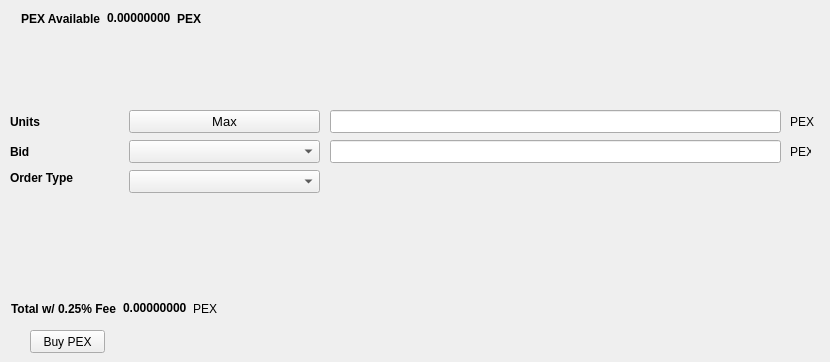
   <widget class="QWidget" name="BuyTab">
    <attribute name="title">
     <string>Buy</string>
    </attribute>
    <widget class="QPushButton" name="BuyPEX">
     <property name="geometry">
      <rect>
       <x>30</x>
       <y>330</y>
       <width>75</width>
       <height>23</height>
      </rect>
     </property>
     <property name="text">
      <string>Buy PEX</string>
     </property>
    </widget>
    <widget class="QLabel" name="label_3">
     <property name="geometry">
      <rect>
       <x>10</x>
       <y>110</y>
       <width>46</width>
       <height>23</height>
      </rect>
     </property>
     <property name="font">
      <font>
       <weight>75</weight>
       <bold>true</bold>
      </font>
     </property>
     <property name="text">
      <string>Units</string>
     </property>
    </widget>
    <widget class="QLineEdit" name="UnitsInput">
     <property name="geometry">
      <rect>
       <x>330</x>
       <y>110</y>
       <width>451</width>
       <height>23</height>
      </rect>
     </property>
     <property name="font">
      <font>
       <pointsize>9</pointsize>
       <weight>75</weight>
       <bold>true</bold>
      </font>
     </property>
    </widget>
    <widget class="QLineEdit" name="BuyBidPriceEdit">
     <property name="geometry">
      <rect>
       <x>330</x>
       <y>140</y>
       <width>451</width>
       <height>23</height>
      </rect>
     </property>
     <property name="font">
      <font>
       <pointsize>9</pointsize>
       <weight>75</weight>
       <bold>true</bold>
      </font>
     </property>
    </widget>
    <widget class="QLabel" name="label_4">
     <property name="geometry">
      <rect>
       <x>790</x>
       <y>110</y>
       <width>31</width>
       <height>23</height>
      </rect>
     </property>
     <property name="text">
      <string>PEX</string>
     </property>
    </widget>
    <widget class="QLabel" name="label_5">
     <property name="geometry">
      <rect>
       <x>790</x>
       <y>140</y>
       <width>21</width>
       <height>23</height>
      </rect>
     </property>
     <property name="text">
      <string>PEX</string>
     </property>
    </widget>
    <widget class="QLabel" name="label_6">
     <property name="geometry">
      <rect>
       <x>10</x>
       <y>140</y>
       <width>46</width>
       <height>23</height>
      </rect>
     </property>
     <property name="font">
      <font>
       <weight>75</weight>
       <bold>true</bold>
      </font>
     </property>
     <property name="text">
      <string>Bid</string>
     </property>
    </widget>
    <widget class="QLabel" name="label_7">
     <property name="geometry">
      <rect>
       <x>10</x>
       <y>170</y>
       <width>71</width>
       <height>16</height>
      </rect>
     </property>
     <property name="font">
      <font>
       <weight>75</weight>
       <bold>true</bold>
      </font>
     </property>
     <property name="text">
      <string>Order Type</string>
     </property>
    </widget>
    <widget class="QPushButton" name="Buy_Max_Amount">
     <property name="geometry">
      <rect>
       <x>129</x>
       <y>110</y>
       <width>191</width>
       <height>23</height>
      </rect>
     </property>
     <property name="font">
      <font>
       <pointsize>10</pointsize>
      </font>
     </property>
     <property name="text">
      <string>Max</string>
     </property>
    </widget>
    <widget class="QComboBox" name="BuyBidcomboBox">
     <property name="geometry">
      <rect>
       <x>129</x>
       <y>140</y>
       <width>191</width>
       <height>23</height>
      </rect>
     </property>
     <property name="font">
      <font>
       <pointsize>10</pointsize>
      </font>
     </property>
    </widget>
    <widget class="QComboBox" name="buyOrdertypeCombo">
     <property name="geometry">
      <rect>
       <x>129</x>
       <y>170</y>
       <width>191</width>
       <height>23</height>
      </rect>
     </property>
     <property name="font">
      <font>
       <pointsize>10</pointsize>
      </font>
     </property>
    </widget>
    <widget class="QWidget" name="layoutWidget">
     <property name="geometry">
      <rect>
       <x>21</x>
       <y>11</y>
       <width>180</width>
       <height>15</height>
      </rect>
     </property>
     <layout class="QHBoxLayout" name="horizontalLayout_3">
      <item>
       <widget class="QLabel" name="label232">
        <property name="font">
         <font>
          <weight>75</weight>
          <bold>true</bold>
         </font>
        </property>
        <property name="text">
         <string>PEX Available:</string>
        </property>
       </widget>
      </item>
      <item>
       <widget class="QLabel" name="EvoAvailableLbl">
        <property name="palette">
         <palette>
          <active>
           <colorrole role="WindowText">
            <brush brushstyle="SolidPattern">
             <color alpha="255">
              <red>0</red>
              <green>0</green>
              <blue>0</blue>
             </color>
            </brush>
           </colorrole>
           <colorrole role="Button">
            <brush brushstyle="SolidPattern">
             <color alpha="255">
              <red>0</red>
              <green>170</green>
              <blue>0</blue>
             </color>
            </brush>
           </colorrole>
           <colorrole role="Light">
            <brush brushstyle="SolidPattern">
             <color alpha="255">
              <red>0</red>
              <green>255</green>
              <blue>0</blue>
             </color>
            </brush>
           </colorrole>
           <colorrole role="Midlight">
            <brush brushstyle="SolidPattern">
             <color alpha="255">
              <red>0</red>
              <green>212</green>
              <blue>0</blue>
             </color>
            </brush>
           </colorrole>
           <colorrole role="Dark">
            <brush brushstyle="SolidPattern">
             <color alpha="255">
              <red>0</red>
              <green>85</green>
              <blue>0</blue>
             </color>
            </brush>
           </colorrole>
           <colorrole role="Mid">
            <brush brushstyle="SolidPattern">
             <color alpha="255">
              <red>0</red>
              <green>113</green>
              <blue>0</blue>
             </color>
            </brush>
           </colorrole>
           <colorrole role="Text">
            <brush brushstyle="SolidPattern">
             <color alpha="255">
              <red>0</red>
              <green>170</green>
              <blue>0</blue>
             </color>
            </brush>
           </colorrole>
           <colorrole role="BrightText">
            <brush brushstyle="SolidPattern">
             <color alpha="255">
              <red>255</red>
              <green>255</green>
              <blue>255</blue>
             </color>
            </brush>
           </colorrole>
           <colorrole role="ButtonText">
            <brush brushstyle="SolidPattern">
             <color alpha="255">
              <red>0</red>
              <green>0</green>
              <blue>0</blue>
             </color>
            </brush>
           </colorrole>
           <colorrole role="Base">
            <brush brushstyle="SolidPattern">
             <color alpha="255">
              <red>255</red>
              <green>255</green>
              <blue>255</blue>
             </color>
            </brush>
           </colorrole>
           <colorrole role="Window">
            <brush brushstyle="SolidPattern">
             <color alpha="255">
              <red>0</red>
              <green>170</green>
              <blue>0</blue>
             </color>
            </brush>
           </colorrole>
           <colorrole role="Shadow">
            <brush brushstyle="SolidPattern">
             <color alpha="255">
              <red>0</red>
              <green>0</green>
              <blue>0</blue>
             </color>
            </brush>
           </colorrole>
           <colorrole role="AlternateBase">
            <brush brushstyle="SolidPattern">
             <color alpha="255">
              <red>127</red>
              <green>212</green>
              <blue>127</blue>
             </color>
            </brush>
           </colorrole>
           <colorrole role="ToolTipBase">
            <brush brushstyle="SolidPattern">
             <color alpha="255">
              <red>255</red>
              <green>255</green>
              <blue>220</blue>
             </color>
            </brush>
           </colorrole>
           <colorrole role="ToolTipText">
            <brush brushstyle="SolidPattern">
             <color alpha="255">
              <red>0</red>
              <green>0</green>
              <blue>0</blue>
             </color>
            </brush>
           </colorrole>
          </active>
          <inactive>
           <colorrole role="WindowText">
            <brush brushstyle="SolidPattern">
             <color alpha="255">
              <red>0</red>
              <green>0</green>
              <blue>0</blue>
             </color>
            </brush>
           </colorrole>
           <colorrole role="Button">
            <brush brushstyle="SolidPattern">
             <color alpha="255">
              <red>0</red>
              <green>170</green>
              <blue>0</blue>
             </color>
            </brush>
           </colorrole>
           <colorrole role="Light">
            <brush brushstyle="SolidPattern">
             <color alpha="255">
              <red>0</red>
              <green>255</green>
              <blue>0</blue>
             </color>
            </brush>
           </colorrole>
           <colorrole role="Midlight">
            <brush brushstyle="SolidPattern">
             <color alpha="255">
              <red>0</red>
              <green>212</green>
              <blue>0</blue>
             </color>
            </brush>
           </colorrole>
           <colorrole role="Dark">
            <brush brushstyle="SolidPattern">
             <color alpha="255">
              <red>0</red>
              <green>85</green>
              <blue>0</blue>
             </color>
            </brush>
           </colorrole>
           <colorrole role="Mid">
            <brush brushstyle="SolidPattern">
             <color alpha="255">
              <red>0</red>
              <green>113</green>
              <blue>0</blue>
             </color>
            </brush>
           </colorrole>
           <colorrole role="Text">
            <brush brushstyle="SolidPattern">
             <color alpha="255">
              <red>0</red>
              <green>170</green>
              <blue>0</blue>
             </color>
            </brush>
           </colorrole>
           <colorrole role="BrightText">
            <brush brushstyle="SolidPattern">
             <color alpha="255">
              <red>255</red>
              <green>255</green>
              <blue>255</blue>
             </color>
            </brush>
           </colorrole>
           <colorrole role="ButtonText">
            <brush brushstyle="SolidPattern">
             <color alpha="255">
              <red>0</red>
              <green>0</green>
              <blue>0</blue>
             </color>
            </brush>
           </colorrole>
           <colorrole role="Base">
            <brush brushstyle="SolidPattern">
             <color alpha="255">
              <red>255</red>
              <green>255</green>
              <blue>255</blue>
             </color>
            </brush>
           </colorrole>
           <colorrole role="Window">
            <brush brushstyle="SolidPattern">
             <color alpha="255">
              <red>0</red>
              <green>170</green>
              <blue>0</blue>
             </color>
            </brush>
           </colorrole>
           <colorrole role="Shadow">
            <brush brushstyle="SolidPattern">
             <color alpha="255">
              <red>0</red>
              <green>0</green>
              <blue>0</blue>
             </color>
            </brush>
           </colorrole>
           <colorrole role="AlternateBase">
            <brush brushstyle="SolidPattern">
             <color alpha="255">
              <red>127</red>
              <green>212</green>
              <blue>127</blue>
             </color>
            </brush>
           </colorrole>
           <colorrole role="ToolTipBase">
            <brush brushstyle="SolidPattern">
             <color alpha="255">
              <red>255</red>
              <green>255</green>
              <blue>220</blue>
             </color>
            </brush>
           </colorrole>
           <colorrole role="ToolTipText">
            <brush brushstyle="SolidPattern">
             <color alpha="255">
              <red>0</red>
              <green>0</green>
              <blue>0</blue>
             </color>
            </brush>
           </colorrole>
          </inactive>
          <disabled>
           <colorrole role="WindowText">
            <brush brushstyle="SolidPattern">
             <color alpha="255">
              <red>0</red>
              <green>85</green>
              <blue>0</blue>
             </color>
            </brush>
           </colorrole>
           <colorrole role="Button">
            <brush brushstyle="SolidPattern">
             <color alpha="255">
              <red>0</red>
              <green>170</green>
              <blue>0</blue>
             </color>
            </brush>
           </colorrole>
           <colorrole role="Light">
            <brush brushstyle="SolidPattern">
             <color alpha="255">
              <red>0</red>
              <green>255</green>
              <blue>0</blue>
             </color>
            </brush>
           </colorrole>
           <colorrole role="Midlight">
            <brush brushstyle="SolidPattern">
             <color alpha="255">
              <red>0</red>
              <green>212</green>
              <blue>0</blue>
             </color>
            </brush>
           </colorrole>
           <colorrole role="Dark">
            <brush brushstyle="SolidPattern">
             <color alpha="255">
              <red>0</red>
              <green>85</green>
              <blue>0</blue>
             </color>
            </brush>
           </colorrole>
           <colorrole role="Mid">
            <brush brushstyle="SolidPattern">
             <color alpha="255">
              <red>0</red>
              <green>113</green>
              <blue>0</blue>
             </color>
            </brush>
           </colorrole>
           <colorrole role="Text">
            <brush brushstyle="SolidPattern">
             <color alpha="255">
              <red>0</red>
              <green>85</green>
              <blue>0</blue>
             </color>
            </brush>
           </colorrole>
           <colorrole role="BrightText">
            <brush brushstyle="SolidPattern">
             <color alpha="255">
              <red>255</red>
              <green>255</green>
              <blue>255</blue>
             </color>
            </brush>
           </colorrole>
           <colorrole role="ButtonText">
            <brush brushstyle="SolidPattern">
             <color alpha="255">
              <red>0</red>
              <green>85</green>
              <blue>0</blue>
             </color>
            </brush>
           </colorrole>
           <colorrole role="Base">
            <brush brushstyle="SolidPattern">
             <color alpha="255">
              <red>0</red>
              <green>170</green>
              <blue>0</blue>
             </color>
            </brush>
           </colorrole>
           <colorrole role="Window">
            <brush brushstyle="SolidPattern">
             <color alpha="255">
              <red>0</red>
              <green>170</green>
              <blue>0</blue>
             </color>
            </brush>
           </colorrole>
           <colorrole role="Shadow">
            <brush brushstyle="SolidPattern">
             <color alpha="255">
              <red>0</red>
              <green>0</green>
              <blue>0</blue>
             </color>
            </brush>
           </colorrole>
           <colorrole role="AlternateBase">
            <brush brushstyle="SolidPattern">
             <color alpha="255">
              <red>0</red>
              <green>170</green>
              <blue>0</blue>
             </color>
            </brush>
           </colorrole>
           <colorrole role="ToolTipBase">
            <brush brushstyle="SolidPattern">
             <color alpha="255">
              <red>255</red>
              <green>255</green>
              <blue>220</blue>
             </color>
            </brush>
           </colorrole>
           <colorrole role="ToolTipText">
            <brush brushstyle="SolidPattern">
             <color alpha="255">
              <red>0</red>
              <green>0</green>
              <blue>0</blue>
             </color>
            </brush>
           </colorrole>
          </disabled>
         </palette>
        </property>
        <property name="font">
         <font>
          <weight>75</weight>
          <bold>true</bold>
         </font>
        </property>
        <property name="text">
         <string>0.00000000</string>
        </property>
        <property name="textInteractionFlags">
         <set>Qt::LinksAccessibleByMouse|Qt::TextSelectableByKeyboard|Qt::TextSelectableByMouse</set>
        </property>
       </widget>
      </item>
      <item>
       <widget class="QLabel" name="EvoAvailableLbl_2">
        <property name="font">
         <font>
          <weight>75</weight>
          <bold>true</bold>
         </font>
        </property>
        <property name="text">
         <string>PEX</string>
        </property>
       </widget>
      </item>
     </layout>
    </widget>
    <widget class="QWidget" name="layoutWidget">
     <property name="geometry">
      <rect>
       <x>11</x>
       <y>301</y>
       <width>209</width>
       <height>15</height>
      </rect>
     </property>
     <layout class="QHBoxLayout" name="horizontalLayout_4">
      <item>
       <widget class="QLabel" name="label_9">
        <property name="font">
         <font>
          <weight>75</weight>
          <bold>true</bold>
         </font>
        </property>
        <property name="text">
         <string>Total w/ 0.25% Fee</string>
        </property>
       </widget>
      </item>
      <item>
       <widget class="QLabel" name="BuyCostLabel">
        <property name="palette">
         <palette>
          <active>
           <colorrole role="WindowText">
            <brush brushstyle="SolidPattern">
             <color alpha="255">
              <red>0</red>
              <green>0</green>
              <blue>0</blue>
             </color>
            </brush>
           </colorrole>
           <colorrole role="Button">
            <brush brushstyle="SolidPattern">
             <color alpha="255">
              <red>0</red>
              <green>170</green>
              <blue>0</blue>
             </color>
            </brush>
           </colorrole>
           <colorrole role="Light">
            <brush brushstyle="SolidPattern">
             <color alpha="255">
              <red>0</red>
              <green>255</green>
              <blue>0</blue>
             </color>
            </brush>
           </colorrole>
           <colorrole role="Midlight">
            <brush brushstyle="SolidPattern">
             <color alpha="255">
              <red>0</red>
              <green>212</green>
              <blue>0</blue>
             </color>
            </brush>
           </colorrole>
           <colorrole role="Dark">
            <brush brushstyle="SolidPattern">
             <color alpha="255">
              <red>0</red>
              <green>85</green>
              <blue>0</blue>
             </color>
            </brush>
           </colorrole>
           <colorrole role="Mid">
            <brush brushstyle="SolidPattern">
             <color alpha="255">
              <red>0</red>
              <green>113</green>
              <blue>0</blue>
             </color>
            </brush>
           </colorrole>
           <colorrole role="Text">
            <brush brushstyle="SolidPattern">
             <color alpha="255">
              <red>0</red>
              <green>170</green>
              <blue>0</blue>
             </color>
            </brush>
           </colorrole>
           <colorrole role="BrightText">
            <brush brushstyle="SolidPattern">
             <color alpha="255">
              <red>255</red>
              <green>255</green>
              <blue>255</blue>
             </color>
            </brush>
           </colorrole>
           <colorrole role="ButtonText">
            <brush brushstyle="SolidPattern">
             <color alpha="255">
              <red>0</red>
              <green>0</green>
              <blue>0</blue>
             </color>
            </brush>
           </colorrole>
           <colorrole role="Base">
            <brush brushstyle="SolidPattern">
             <color alpha="255">
              <red>255</red>
              <green>255</green>
              <blue>255</blue>
             </color>
            </brush>
           </colorrole>
           <colorrole role="Window">
            <brush brushstyle="SolidPattern">
             <color alpha="255">
              <red>0</red>
              <green>170</green>
              <blue>0</blue>
             </color>
            </brush>
           </colorrole>
           <colorrole role="Shadow">
            <brush brushstyle="SolidPattern">
             <color alpha="255">
              <red>0</red>
              <green>0</green>
              <blue>0</blue>
             </color>
            </brush>
           </colorrole>
           <colorrole role="AlternateBase">
            <brush brushstyle="SolidPattern">
             <color alpha="255">
              <red>127</red>
              <green>212</green>
              <blue>127</blue>
             </color>
            </brush>
           </colorrole>
           <colorrole role="ToolTipBase">
            <brush brushstyle="SolidPattern">
             <color alpha="255">
              <red>255</red>
              <green>255</green>
              <blue>220</blue>
             </color>
            </brush>
           </colorrole>
           <colorrole role="ToolTipText">
            <brush brushstyle="SolidPattern">
             <color alpha="255">
              <red>0</red>
              <green>0</green>
              <blue>0</blue>
             </color>
            </brush>
           </colorrole>
          </active>
          <inactive>
           <colorrole role="WindowText">
            <brush brushstyle="SolidPattern">
             <color alpha="255">
              <red>0</red>
              <green>0</green>
              <blue>0</blue>
             </color>
            </brush>
           </colorrole>
           <colorrole role="Button">
            <brush brushstyle="SolidPattern">
             <color alpha="255">
              <red>0</red>
              <green>170</green>
              <blue>0</blue>
             </color>
            </brush>
           </colorrole>
           <colorrole role="Light">
            <brush brushstyle="SolidPattern">
             <color alpha="255">
              <red>0</red>
              <green>255</green>
              <blue>0</blue>
             </color>
            </brush>
           </colorrole>
           <colorrole role="Midlight">
            <brush brushstyle="SolidPattern">
             <color alpha="255">
              <red>0</red>
              <green>212</green>
              <blue>0</blue>
             </color>
            </brush>
           </colorrole>
           <colorrole role="Dark">
            <brush brushstyle="SolidPattern">
             <color alpha="255">
              <red>0</red>
              <green>85</green>
              <blue>0</blue>
             </color>
            </brush>
           </colorrole>
           <colorrole role="Mid">
            <brush brushstyle="SolidPattern">
             <color alpha="255">
              <red>0</red>
              <green>113</green>
              <blue>0</blue>
             </color>
            </brush>
           </colorrole>
           <colorrole role="Text">
            <brush brushstyle="SolidPattern">
             <color alpha="255">
              <red>0</red>
              <green>170</green>
              <blue>0</blue>
             </color>
            </brush>
           </colorrole>
           <colorrole role="BrightText">
            <brush brushstyle="SolidPattern">
             <color alpha="255">
              <red>255</red>
              <green>255</green>
              <blue>255</blue>
             </color>
            </brush>
           </colorrole>
           <colorrole role="ButtonText">
            <brush brushstyle="SolidPattern">
             <color alpha="255">
              <red>0</red>
              <green>0</green>
              <blue>0</blue>
             </color>
            </brush>
           </colorrole>
           <colorrole role="Base">
            <brush brushstyle="SolidPattern">
             <color alpha="255">
              <red>255</red>
              <green>255</green>
              <blue>255</blue>
             </color>
            </brush>
           </colorrole>
           <colorrole role="Window">
            <brush brushstyle="SolidPattern">
             <color alpha="255">
              <red>0</red>
              <green>170</green>
              <blue>0</blue>
             </color>
            </brush>
           </colorrole>
           <colorrole role="Shadow">
            <brush brushstyle="SolidPattern">
             <color alpha="255">
              <red>0</red>
              <green>0</green>
              <blue>0</blue>
             </color>
            </brush>
           </colorrole>
           <colorrole role="AlternateBase">
            <brush brushstyle="SolidPattern">
             <color alpha="255">
              <red>127</red>
              <green>212</green>
              <blue>127</blue>
             </color>
            </brush>
           </colorrole>
           <colorrole role="ToolTipBase">
            <brush brushstyle="SolidPattern">
             <color alpha="255">
              <red>255</red>
              <green>255</green>
              <blue>220</blue>
             </color>
            </brush>
           </colorrole>
           <colorrole role="ToolTipText">
            <brush brushstyle="SolidPattern">
             <color alpha="255">
              <red>0</red>
              <green>0</green>
              <blue>0</blue>
             </color>
            </brush>
           </colorrole>
          </inactive>
          <disabled>
           <colorrole role="WindowText">
            <brush brushstyle="SolidPattern">
             <color alpha="255">
              <red>0</red>
              <green>85</green>
              <blue>0</blue>
             </color>
            </brush>
           </colorrole>
           <colorrole role="Button">
            <brush brushstyle="SolidPattern">
             <color alpha="255">
              <red>0</red>
              <green>170</green>
              <blue>0</blue>
             </color>
            </brush>
           </colorrole>
           <colorrole role="Light">
            <brush brushstyle="SolidPattern">
             <color alpha="255">
              <red>0</red>
              <green>255</green>
              <blue>0</blue>
             </color>
            </brush>
           </colorrole>
           <colorrole role="Midlight">
            <brush brushstyle="SolidPattern">
             <color alpha="255">
              <red>0</red>
              <green>212</green>
              <blue>0</blue>
             </color>
            </brush>
           </colorrole>
           <colorrole role="Dark">
            <brush brushstyle="SolidPattern">
             <color alpha="255">
              <red>0</red>
              <green>85</green>
              <blue>0</blue>
             </color>
            </brush>
           </colorrole>
           <colorrole role="Mid">
            <brush brushstyle="SolidPattern">
             <color alpha="255">
              <red>0</red>
              <green>113</green>
              <blue>0</blue>
             </color>
            </brush>
           </colorrole>
           <colorrole role="Text">
            <brush brushstyle="SolidPattern">
             <color alpha="255">
              <red>0</red>
              <green>85</green>
              <blue>0</blue>
             </color>
            </brush>
           </colorrole>
           <colorrole role="BrightText">
            <brush brushstyle="SolidPattern">
             <color alpha="255">
              <red>255</red>
              <green>255</green>
              <blue>255</blue>
             </color>
            </brush>
           </colorrole>
           <colorrole role="ButtonText">
            <brush brushstyle="SolidPattern">
             <color alpha="255">
              <red>0</red>
              <green>85</green>
              <blue>0</blue>
             </color>
            </brush>
           </colorrole>
           <colorrole role="Base">
            <brush brushstyle="SolidPattern">
             <color alpha="255">
              <red>0</red>
              <green>170</green>
              <blue>0</blue>
             </color>
            </brush>
           </colorrole>
           <colorrole role="Window">
            <brush brushstyle="SolidPattern">
             <color alpha="255">
              <red>0</red>
              <green>170</green>
              <blue>0</blue>
             </color>
            </brush>
           </colorrole>
           <colorrole role="Shadow">
            <brush brushstyle="SolidPattern">
             <color alpha="255">
              <red>0</red>
              <green>0</green>
              <blue>0</blue>
             </color>
            </brush>
           </colorrole>
           <colorrole role="AlternateBase">
            <brush brushstyle="SolidPattern">
             <color alpha="255">
              <red>0</red>
              <green>170</green>
              <blue>0</blue>
             </color>
            </brush>
           </colorrole>
           <colorrole role="ToolTipBase">
            <brush brushstyle="SolidPattern">
             <color alpha="255">
              <red>255</red>
              <green>255</green>
              <blue>220</blue>
             </color>
            </brush>
           </colorrole>
           <colorrole role="ToolTipText">
            <brush brushstyle="SolidPattern">
             <color alpha="255">
              <red>0</red>
              <green>0</green>
              <blue>0</blue>
             </color>
            </brush>
           </colorrole>
          </disabled>
         </palette>
        </property>
        <property name="font">
         <font>
          <weight>75</weight>
          <bold>true</bold>
         </font>
        </property>
        <property name="autoFillBackground">
         <bool>false</bool>
        </property>
        <property name="text">
         <string>0.00000000</string>
        </property>
        <property name="textInteractionFlags">
         <set>Qt::LinksAccessibleByMouse|Qt::TextSelectableByMouse</set>
        </property>
       </widget>
      </item>
      <item>
       <widget class="QLabel" name="label_10">
        <property name="font">
         <font>
          <weight>50</weight>
          <bold>false</bold>
         </font>
        </property>
        <property name="text">
         <string>PEX</string>
        </property>
       </widget>
      </item>
     </layout>
    </widget>
   </widget>
